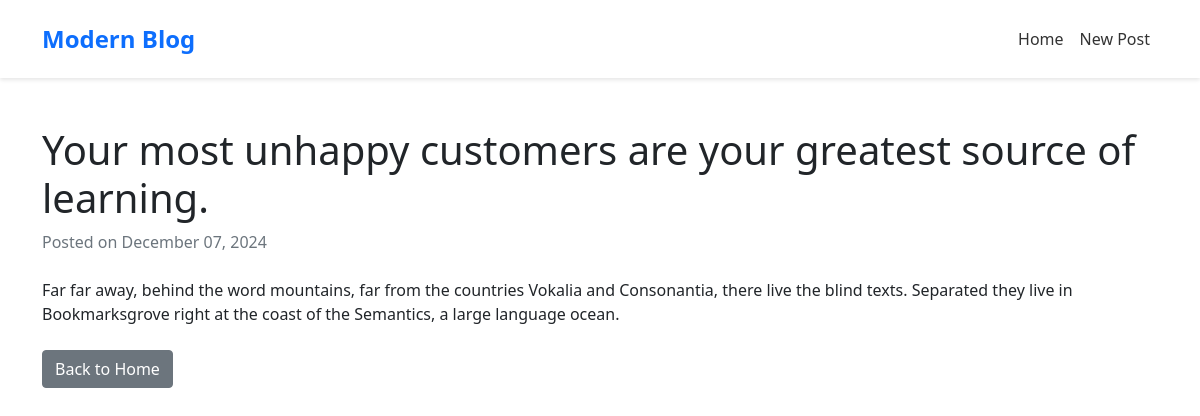
/post/1, run on the app's committed database.
### app.py (models this page shows, shortened)
class Post(db.Model):
    id = db.Column(db.Integer, primary_key=True)
    title = db.Column(db.String(100), nullable=False)
    content = db.Column(db.Text, nullable=False)
    created_at = db.Column(db.DateTime, nullable=False, default=datetime.utcnow)
    category = db.Column(db.String(50), nullable=False)
    author_name = db.Column(db.String(100), nullable=False)
    author_title = db.Column(db.String(100), nullable=False)
    image_url = db.Column(db.String(200), nullable=False)

### app.py (the view)
@app.route('/post/<int:post_id>')
def post(post_id):
    post = Post.query.get_or_404(post_id)
    return render_template('post.html', post=post)

### templates/post.html (shortened to what this page needs)
{% extends 'base.html' %}
{% block content %}
<div class="post-detail">
    <h1>{{ post.title }}</h1>
    <p class="text-muted">Posted on {{ post.created_at.strftime('%B %d, %Y') }}</p>
    <div class="post-content mt-4">
        {{ post.content }}
    </div>
    <a href="{{ url_for('index') }}" class="btn btn-secondary mt-4">Back to Home</a>
</div>
{% endblock %}

### templates/base.html (shortened to what this page needs)
<!DOCTYPE html>
<html lang="en">
<head>
    <link href="https://cdn.jsdelivr.net/npm/bootstrap@5.1.3/dist/css/bootstrap.min.css" rel="stylesheet">
    <link rel="stylesheet" href="https://cdnjs.cloudflare.com/ajax/libs/font-awesome/6.0.0/css/all.min.css">
    <link rel="stylesheet" href="{{ url_for('static', filename='style.css') }}">
</head>
<body>
    <nav class="navbar navbar-expand-lg">
        <div class="container">
            <a class="navbar-brand" href="{{ url_for('index') }}">Modern Blog</a>
            <div class="collapse navbar-collapse" id="navbarNav">
                <ul class="navbar-nav ms-auto">
                    <li class="nav-item">
                        <a class="nav-link" href="{{ url_for('index') }}">Home</a>
                    </li>
                    <li class="nav-item">
                        <a class="nav-link" href="{{ url_for('create') }}">New Post</a>
                    </li>
                </ul>
            </div>
        </div>
    </nav>
    <div class="container mt-5">
        {% block content %}{% endblock %}
    </div>
</body>
</html>

### static/style.css (style rules this page uses)
.navbar { background-color: white; box-shadow: 0 2px 4px rgba(0,0,0,0.1); padding: 1rem 0; }
.navbar-brand { font-weight: 700; font-size: 1.5rem; }
.nav-link { font-weight: 500; color: #333; }

### data on the page
Post: title "Your most unhappy customers are your greatest source of learning.", created_at "December 07, 2024", content "Far far away, behind the word mountains, far from the countries Vokalia and Consonantia, there live the blind texts. Separated they live in Bookmarksgrove right at the coast of the Semantics, a large language ocean."
